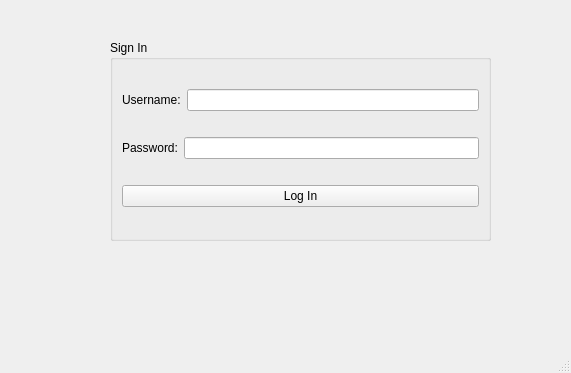
<?xml version="1.0" encoding="UTF-8"?>
<ui version="4.0">
 <class>MainWindow</class>
 <widget class="QMainWindow" name="MainWindow">
  <property name="geometry">
   <rect>
    <x>0</x>
    <y>0</y>
    <width>571</width>
    <height>373</height>
   </rect>
  </property>
  <property name="windowTitle">
   <string>MainWindow</string>
  </property>
  <widget class="QWidget" name="centralwidget">
   <widget class="QGroupBox" name="groupBox">
    <property name="geometry">
     <rect>
      <x>110</x>
      <y>40</y>
      <width>381</width>
      <height>201</height>
     </rect>
    </property>
    <property name="title">
     <string>Sign In</string>
    </property>
    <layout class="QVBoxLayout" name="verticalLayout">
     <item>
      <layout class="QHBoxLayout" name="horizontalLayout">
       <item>
        <widget class="QLabel" name="label_username">
         <property name="text">
          <string>Username:</string>
         </property>
        </widget>
       </item>
       <item>
        <widget class="QLineEdit" name="lineEdit_username"/>
       </item>
      </layout>
     </item>
     <item>
      <layout class="QHBoxLayout" name="horizontalLayout_2">
       <item>
        <widget class="QLabel" name="label_password">
         <property name="text">
          <string>Password:</string>
         </property>
        </widget>
       </item>
       <item>
        <widget class="QLineEdit" name="lineEdit_password"/>
       </item>
      </layout>
     </item>
     <item>
      <widget class="QPushButton" name="pushButton_login">
       <property name="text">
        <string>Log In</string>
       </property>
      </widget>
     </item>
    </layout>
   </widget>
  </widget>
  <widget class="QMenuBar" name="menubar">
   <property name="geometry">
    <rect>
     <x>0</x>
     <y>0</y>
     <width>571</width>
     <height>21</height>
    </rect>
   </property>
  </widget>
  <widget class="QStatusBar" name="statusbar"/>
 </widget>
 <resources/>
 <connections/>
</ui>
